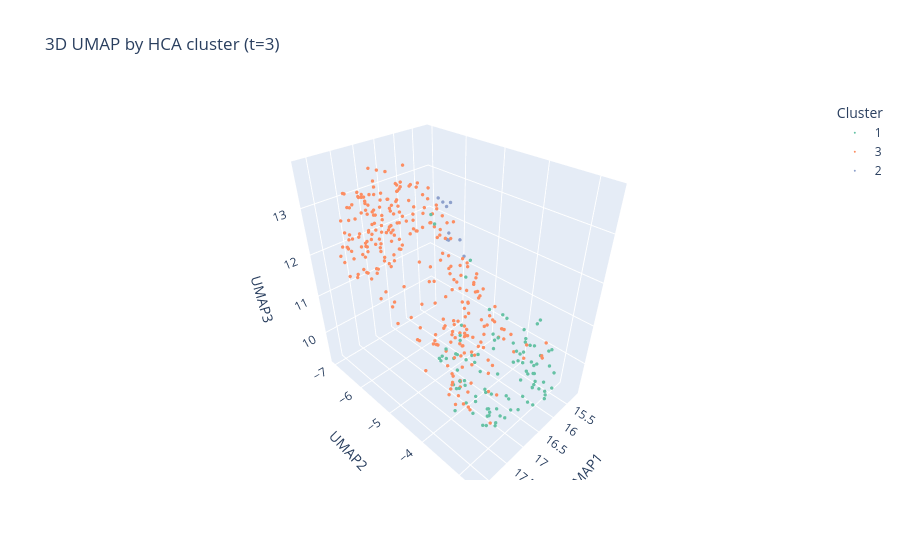

This figure's notebook cell:
### Markdown cell above
### 3D UMAP CLUSTERING

### Code cell
# UMAP with 3 dimensions
reducer_3d = umap.UMAP(n_components=3, random_state=42)
embedding_3d = reducer_3d.fit_transform(X_scaled)

# cluster column to visualize
t = 3
clusters = cluster_df[f'cluster_t{t}'].values

plot_df = pd.DataFrame({
    'UMAP1': embedding_3d[:, 0]
    , 'UMAP2': embedding_3d[:, 1]
    , 'UMAP3': embedding_3d[:, 2]
    , 'Cluster': clusters.astype(str)
    , 'Stakeholder Group': df['Stakeholder Group'].values
    , 'Diagnosis': df['NMOND (N) or MOGAD (M)'].values 
    , 'Country': df['4. Country'].values
    , 'Language': df['Language that survey was completed in'].values
})

fig = px.scatter_3d(plot_df
                    , x='UMAP1'
                    , y='UMAP2'
                    , z='UMAP3'
                    , color='Cluster'
                    , color_discrete_sequence=px.colors.qualitative.Set2
                    , hover_data=['Stakeholder Group', 'Diagnosis', 'Country', 'Language']
                    , title=f'3D UMAP by HCA cluster (t={t})')
fig.update_traces(marker=dict(size=2))
fig.show()

### Figure 1 — Plotly figure (JSON) as saved in the notebook; plotly's stock layout.template omitted (floating-point values rounded to 4 significant figures; data arrays with more than 128 entries replaced by an {"elided": "..."} marker saying what was removed)
{"data": [{"customdata": {"elided": "99x4 str values"}, "hovertemplate": "Cluster=1<br>UMAP1=%{x}<br>UMAP2=%{y}<br>UMAP3=%{z}<br>Stakeholder Group=%{customdata[0]}<br>Diagnosis=%{customdata[1]}<br>Country=%{customdata[2]}<br>Language=%{customdata[3]}<extra></extra>", "legendgroup": "1", "marker": {"color": "rgb(102,194,165)", "size": 2, "symbol": "circle"}, "mode": "markers", "name": "1", "scene": "scene", "showlegend": true, "type": "scatter3d", "x": [17.49, 16.08, 16.53, 15.94, 17.02, 15.45, 17.2, 17.58, 16.79, 16.6, 16.39, 16.49, 16.3, 16.81, 16.16, 16.18, 16.08, 17.48, 17.67, 16.72, 16.69, 17.3, 16.41, 16.28, 15.91, 17.49, 17.51, 16.12, 17.01, 16.67, 16.71, 16.43, 15.9, 16.33, 17.08, 15.96, 16.28, 15.17, 17.63, 16.12, 17.44, 16.56, 17.04, 15.69, 16.23, 15.52, 16.19, 16.92, 15.85, 17.12, 15.99, 15.24, 15.71, 17.22, 17.0, 16.67, 17.16, 16.73, 16.46, 17.15, 15.75, 16.04, 15.34, 16.29, 15.83, 17.39, 15.71, 15.6, 16.25, 16.67, 16.2, 17.86, 16.12, 15.98, 16.06, 15.54, 17.47, 15.85, 17.41, 17.06, 15.35, 15.57, 16.21, 15.66, 16.41, 15.66, 15.5, 15.37, 15.79, 17.01, 15.39, 16.94, 15.53, 15.68, 16.85, 17.64, 16.81, 16.96, 15.61], "y": [-3.044, -5.13, -5.519, -3.139, -3.782, -3.131, -4.637, -3.025, -4.293, -4.635, -3.399, -4.556, -4.561, -4.841, -4.504, -4.106, -4.133, -3.805, -3.275, -4.645, -4.135, -3.028, -3.075, -2.964, -3.186, -3.037, -3.85, -2.774, -4.417, -2.793, -2.953, -2.836, -3.498, -2.869, -4.681, -2.998, -5.018, -5.706, -3.657, -5.86, -3.136, -5.106, -3.127, -3.508, -3.562, -3.505, -3.312, -3.637, -2.978, -3.451, -3.174, -3.685, -4.325, -4.578, -3.713, -4.537, -3.339, -3.248, -3.699, -3.138, -3.254, -2.793, -3.564, -3.1, -4.343, -3.697, -3.688, -4.709, -2.685, -4.64, -3.481, -3.548, -3.373, -2.711, -3.285, -3.73, -3.402, -3.222, -2.952, -2.997, -5.67, -3.804, -3.038, -3.44, -5.001, -3.65, -3.345, -4.509, -3.694, -3.445, -4.372, -2.971, -3.079, -2.876, -3.522, -3.054, -4.289, -3.026, -3.109], "z": [10.03, 9.797, 12.84, 9.594, 9.582, 10.25, 10.18, 9.849, 9.336, 10.28, 10.36, 9.702, 9.703, 9.766, 9.675, 10.52, 10.28, 10.15, 10.05, 9.972, 10.05, 9.673, 9.659, 9.905, 9.436, 10.13, 10.13, 9.812, 9.435, 9.926, 9.612, 10.28, 9.429, 9.507, 10.13, 9.589, 9.41, 11.15, 10.57, 12.37, 10.09, 9.704, 9.561, 10.28, 10.65, 10.16, 10.27, 9.824, 9.717, 10.03, 10.15, 10.49, 9.997, 10.16, 10.32, 10.79, 9.479, 9.791, 9.873, 9.855, 9.968, 9.629, 10.72, 10.18, 9.741, 9.76, 10.61, 10.51, 9.774, 9.459, 10.47, 10.05, 10.46, 9.842, 9.962, 10.23, 10.1, 9.786, 9.755, 9.641, 10.79, 9.766, 10.18, 9.84, 9.393, 10.26, 9.974, 10.35, 9.782, 9.476, 10.33, 9.781, 9.884, 9.931, 9.72, 9.888, 9.501, 10.06, 10.33]}, {"customdata": {"elided": "282x4 str values"}, "hovertemplate": "Cluster=3<br>UMAP1=%{x}<br>UMAP2=%{y}<br>UMAP3=%{z}<br>Stakeholder Group=%{customdata[0]}<br>Diagnosis=%{customdata[1]}<br>Country=%{customdata[2]}<br>Language=%{customdata[3]}<extra></extra>", "legendgroup": "3", "marker": {"color": "rgb(252,141,98)", "size": 2, "symbol": "circle"}, "mode": "markers", "name": "3", "scene": "scene", "showlegend": true, "type": "scatter3d", "x": {"elided": "282 float values"}, "y": {"elided": "282 float values"}, "z": {"elided": "282 float values"}}, {"customdata": [["Other", null, "Asia", "Mandarin"], ["Patient", "N", "Asia", "Mandarin"], ["Patient", "N", "Asia", "Mandarin"], ["Patient", "N", "Asia", "Mandarin"], ["Patient", "O", "Asia", "Mandarin"], ["Patient", "N", "United States", "English"], ["Clinician", null, "United States", "English"], ["Clinician", null, "Europe", "French"], ["Clinician", null, "United States", "English"]], "hovertemplate": "Cluster=2<br>UMAP1=%{x}<br>UMAP2=%{y}<br>UMAP3=%{z}<br>Stakeholder Group=%{customdata[0]}<br>Diagnosis=%{customdata[1]}<br>Country=%{customdata[2]}<br>Language=%{customdata[3]}<extra></extra>", "legendgroup": "2", "marker": {"color": "rgb(141,160,203)", "size": 2, "symbol": "circle"}, "mode": "markers", "name": "2", "scene": "scene", "showlegend": true, "type": "scatter3d", "x": [15.31, 15.3, 15.25, 15.24, 15.65, 15.37, 15.58, 15.29, 15.54], "y": [-6.271, -6.327, -6.323, -5.844, -5.869, -6.273, -6.168, -5.933, -6.351], "z": [11.51, 11.51, 11.66, 11.23, 12.69, 12.37, 12.58, 11.65, 12.6]}], "layout": {"legend": {"title": {"text": "Cluster"}, "tracegroupgap": 0}, "scene": {"domain": {"x": [0, 1], "y": [0, 1]}, "xaxis": {"title": {"text": "UMAP1"}}, "yaxis": {"title": {"text": "UMAP2"}}, "zaxis": {"title": {"text": "UMAP3"}}}, "title": {"text": "3D UMAP by HCA cluster (t=3)"}}}
